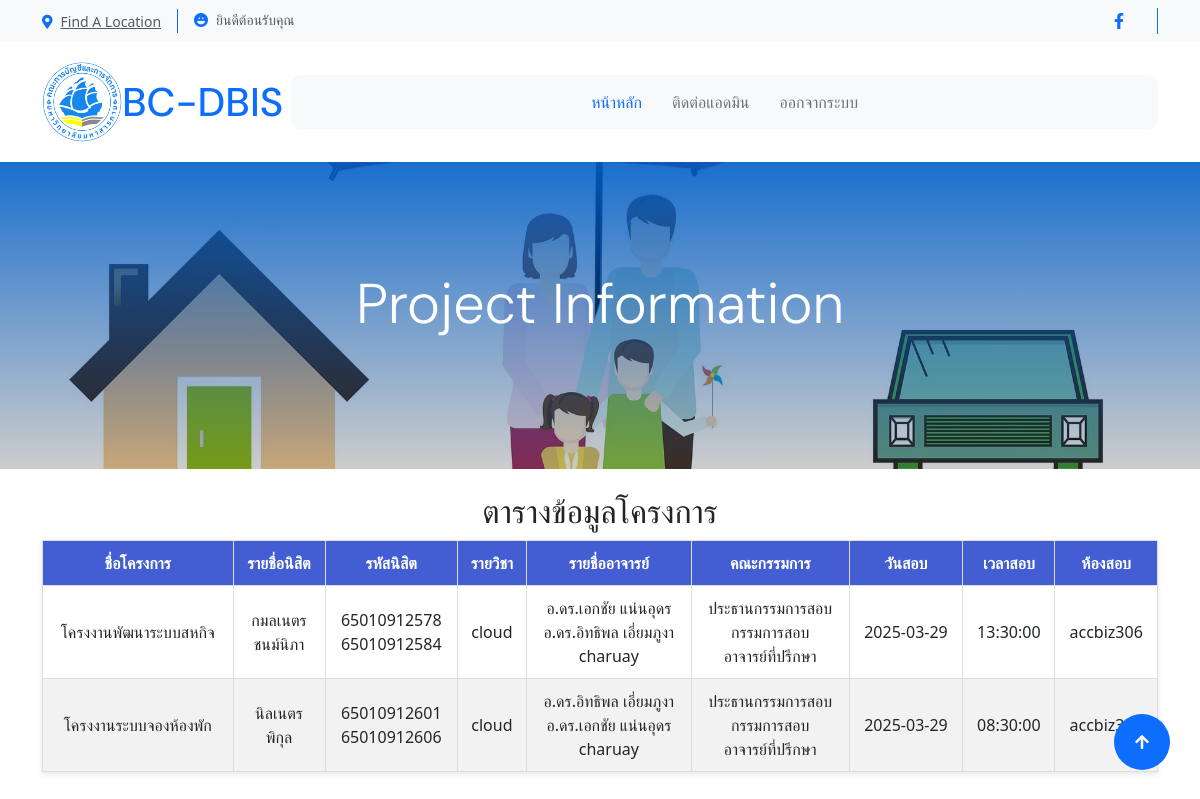
Page /LifeSure-1.0.0/tablepros.php on the committed database.
### tables this page shows
CREATE TABLE `pjappoint` (
  `pj_id` int(7) NOT NULL,
  `pj_project` text NOT NULL,
  `pj_name` text NOT NULL,
  `pj_num` text NOT NULL,
  `pj_sname` text NOT NULL,
  `pj_sid` text NOT NULL,
  `pj_subject` text NOT NULL,
  `pj_chairman` text NOT NULL,
  `pj_director` text NOT NULL,
  `pj_teacher` text NOT NULL,
  `pj_date` date NOT NULL,
  `pj_time` time NOT NULL,
  `pj_room` text NOT NULL
);

### LifeSure-1.0.0/tablepros.php (the view, shortened to what this page needs)
<?php
include_once("connect.php");
$sql = "SELECT pj_id, pj_project, pj_name, pj_num, pj_sname, pj_sid,
        pj_subject, pj_chairman, pj_director, pj_teacher, pj_date, pj_time, pj_room FROM pjappoint";
$result = $conn->query($sql);
?>
<!DOCTYPE html>
<html lang="en">
<head>
    <link rel="stylesheet" href="https://use.fontawesome.com/releases/v5.15.4/css/all.css"/>
    <link href="https://cdn.jsdelivr.net/npm/bootstrap-icons@1.4.1/font/bootstrap-icons.css" rel="stylesheet">
    <link rel="stylesheet" href="lib/animate/animate.min.css"/>
    <link href="lib/lightbox/css/lightbox.min.css" rel="stylesheet">
    <link href="lib/owlcarousel/assets/owl.carousel.min.css" rel="stylesheet">
    <link href="css/bootstrap.min.css" rel="stylesheet">
    <link href="css/style.css" rel="stylesheet">
    <link rel="stylesheet" href="https://cdnjs.cloudflare.com/ajax/libs/font-awesome/5.15.4/css/all.min.css">
</head>
<body>
    <div class="container-fluid topbar px-0 px-lg-4 bg-light py-2 d-none d-lg-block">
            <div class="container">
                <div class="row gx-0 align-items-center">
                    <div class="col-lg-8 text-center text-lg-start mb-lg-0">
                        <div class="d-flex flex-wrap">
                            <div class="border-end border-primary pe-3">
                                <a href="https://shorturl.asia/Lw9xf" class="text-muted small"><i class="fas fa-map-marker-alt text-primary me-2"></i>Find A Location</a>
                            </div>
                            <div class="ps-3">
                                <div class="text-muted small"><i class="bi bi-emoji-laughing-fill text-primary me-2"></i>ยินดีต้อนรับคุณ <?=$_SESSION['sname'];?></div>
                            </div>
                        </div>
                    </div>
                    <div class="col-lg-4 text-center text-lg-end">
                        <div class="d-flex justify-content-end">
                            <div class="d-flex border-end border-primary pe-3">
                                <a class="btn p-0 text-primary me-3" href="https://www.facebook.com/bc.mbs.thailand"><i class="fab fa-facebook-f"></i></a>
                            </div>
                        </div>
                    </div>
                </div>
            </div>
        </div>
        <div class="container-fluid nav-bar px-0 px-lg-4 py-lg-0">
            <div class="container">
                <nav class="navbar navbar-expand-lg navbar-light">
                <img src="image/1.jpg" class="rounded-circle" width="80" height="80">
                        <h1 class="text-primary mb-0 text-primary me-2"></i>BC-DBIS</h1>
                    <div class="collapse navbar-collapse" id="navbarCollapse">
    <div class="navbar-nav mx-0 mx-lg-auto d-flex align-items-center">
        <a href="indexstudent.php" class="nav-item nav-link active">หน้าหลัก</a>
        <a href="contact-admin1.php" class="nav-item nav-link">ติดต่อแอดมิน</a>
        <a href="logout.php" class="nav-item nav-link">ออกจากระบบ</a>
</div>
                </div>
            </nav>
        </div>
    </div>
    <div class="container-fluid bg-breadcrumb">
        <div class="container text-center py-5" style="max-width: 900px;">
            <h4 class="text-white display-4 mb-4 wow fadeInDown" data-wow-delay="0.1s">Project Information</h4>
        </div>
    </div>
    <html lang="th">
<head>
    <link href="https://cdn.jsdelivr.net/npm/bootstrap@5.3.0/dist/css/bootstrap.min.css" rel="stylesheet">
    <link rel="stylesheet" href="css/style.css">
</head>
<body>
<br>
<div class="container">
    <h2>ตารางข้อมูลโครงการ</h2>
    <?php if ($result->num_rows > 0) : ?>
        <table class="project-table">
            <thead>
                <tr>
                    <th>ชื่อโครงการ</th>
                    <th>รายชื่อนิสิต</th>
                    <th>รหัสนิสิต</th>
                    <th>รายวิชา</th>
                    <th>รายชื่ออาจารย์</th>
                    <th>คณะกรรมการ</th>
                    <th>วันสอบ</th>
                    <th>เวลาสอบ</th>
                    <th>ห้องสอบ</th>
                </tr>
            </thead>
            <tbody>
                <?php while ($row = $result->fetch_assoc()) : ?>
                    <tr>
                        <td><?= htmlspecialchars($row['pj_project']); ?></td>
                        <td><?= implode('<br>', array_filter([$row['pj_name'], $row['pj_sname']])); ?></td>
                        <td><?= implode('<br>', array_filter([$row['pj_num'], $row['pj_sid']])); ?></td>
                        <td><?= htmlspecialchars($row['pj_subject']); ?></td>
                        <td><?= implode('<br>', array_filter([$row['pj_chairman'], $row['pj_director'], $row['pj_teacher']])); ?></td>
                        <td>
                            <?php
                            echo implode('<br>', array_filter(['ประธานกรรมการสอบ', 'กรรมการสอบ', 'อาจารย์ที่ปรึกษา']));
                            ?>
                        </td>
                        <td><?= htmlspecialchars($row['pj_date']); ?></td>
                        <td><?= htmlspecialchars($row['pj_time']); ?></td>
                        <td><?= htmlspecialchars($row['pj_room']); ?></td>
                    </tr>
                <?php endwhile; ?>
            </tbody>
        </table>
    <?php else : ?>
        <p>ไม่พบข้อมูลโครงการ</p>
    <?php endif; ?>
</div>
<br>
</body>
</html>
</body>
</html>
      <a href="#" class="btn btn-primary btn-lg-square rounded-circle back-to-top"><i class="fa fa-arrow-up"></i></a>
</body>
</html>

### LifeSure-1.0.0/css/style.css (style rules this page uses)
.back-to-top { position: fixed; right: 30px; bottom: 30px; transition: 0.5s; z-index: 99; }
.btn { font-weight: 600; transition: .5s; }
.btn-lg-square { width: 56px; height: 56px; }
.btn-square, .btn-sm-square, .btn-md-square, .btn-lg-square, .btn-xl-square { padding: 0; display: flex; align-items: center; justify-content: center; font-weight: normal; }
.btn.btn-primary { color: var(--bs-white); border: none; }
.nav-bar { background: var(--bs-white); transition: 1s; }
.navbar .navbar-nav .nav-item { display: flex; align-items: center; padding: 15px; }
.navbar-light .navbar-nav .nav-item:hover, .navbar-light .navbar-nav .nav-item.active, .navbar-light .navbar-nav .nav-item:hover .nav-link, .navbar-light .navbar-nav .nav-item.active .nav-link { color: var(--bs-primary); }
@media (min-width: 992px) { .navbar { padding: 20px 0; } }
@media (min-width: 992px) { .navbar .navbar-nav { width: 100%; display: flex; justify-content: center; align-items: center; background: var(--bs-light); border-radius: 10px; } }
.bg-breadcrumb { position: relative; overflow: hidden; background: linear-gradient(rgba(1, 95, 201, 0.9), rgba(0, 0, 0, 0.2)), url(../img/bg-breadcrumb.jpg); background-position: center center; background-repeat: no-repeat; background-size: cover; padding: 60px 0 60px 0; transition: 0.5s; }

### LifeSure-1.0.0/tablepros.php (style rules this page uses)
body { font-family: Arial, sans-serif; background-color: #f4f4f9; margin: 0; padding: 0; }
.container { width: 80%; margin: auto; text-align: center; }
h2 { margin-bottom: 20px; }
.project-table { width: 100%; border-collapse: collapse; background-color: #fff; box-shadow: 0 2px 5px rgba(0, 0, 0, 0.1); }
.project-table th, .project-table td { padding: 10px; text-align: center; border: 1px solid #ddd; }
.project-table th { background-color:rgb(67, 93, 211); color: white; }
.project-table tr:nth-child(even) { background-color: #f2f2f2; }

### rows in the picture
pjappoint: pj_project "โครงงานพัฒนาระบบสหกิจ", pj_name+pj_sname "กมลเนตร ชนม์นิภา", pj_num+pj_sid "65010912578 65010912584", pj_subject "cloud", pj_chairman+pj_director+pj_teacher "อ.ดร.เอกชัย แน่นอุดร อ.ดร.อิทธิพล เอี่ยมภูงา charuay", pj_date "2025-03-29", pj_time "13:30:00", pj_room "accbiz306"
pjappoint: pj_project "โครงงานระบบจองห้องพัก", pj_name+pj_sname "นิลเนตร พิกุล", pj_num+pj_sid "65010912601 65010912606", pj_subject "cloud", pj_chairman+pj_director+pj_teacher "อ.ดร.อิทธิพล เอี่ยมภูงา อ.ดร.เอกชัย แน่นอุดร charuay", pj_date "2025-03-29", pj_time "08:30:00", pj_room "accbiz306"
